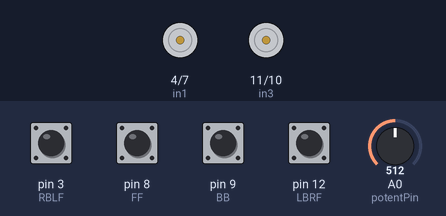
Bench run of a sketch on a simulated Arduino Uno, built with avr-gcc and run on an emulated ATmega328P. Shown: motor-driver pin pairs drawn as motors (green arrow = first pin HIGH = forward, orange = second pin HIGH = backward, longer = more drive, scaled by the enable pin). The inputs (shaded band) are chosen by the test bench; at power-on: pin 3 (RBLF), pin 8 (FF), pin 9 (BB), pin 12 (LBRF) HIGH, A0 (potentPin) = 512.

Above: at 1.2 s.
1.3 s: A0 (potentPin) set to 716
2.8 s: pin 3 (RBLF) pulled LOW for 0.15 s
At 2.87 s:
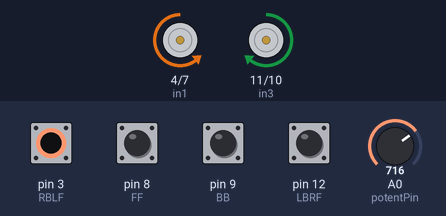
4.4 s: pin 8 (FF) pulled LOW for 0.15 s
At 4.47 s:
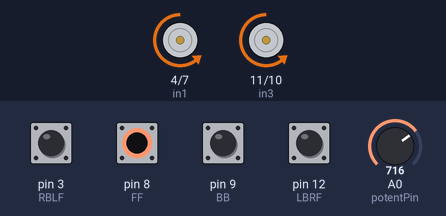
6.0 s: pin 9 (BB) pulled LOW for 0.15 s
At 6.07 s:
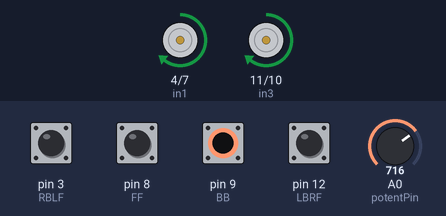
7.6 s: pin 12 (LBRF) pulled LOW for 0.15 s
At 7.67 s:
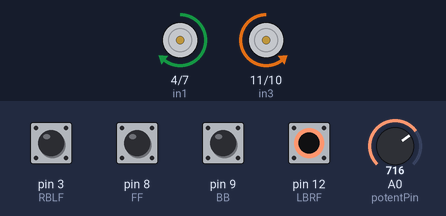
9.2 s: A0 (potentPin) set to 900
Timing chart, 0 to 11.7 s (numbered marks = the images above; inputs shaded):
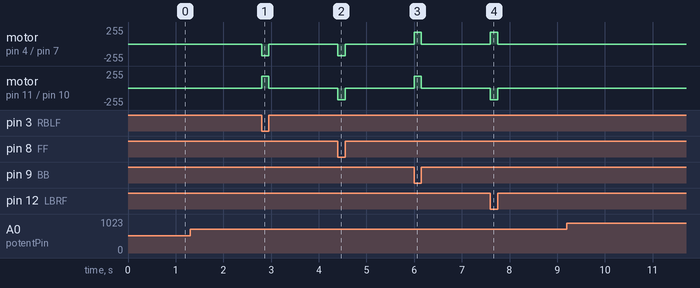

The sketch:

r3_software_training_module1.ino
```cpp
//Vincent Phung R3 Software Training Module

const int potentPin = A0; //Potentiometer pin number

//Dip Switch Pins
const int FF = 8;   //Pin 8, Forward Forward
const int BB = 9;  //Pin 9, Backward Backward
const int LBRF = 12;  //Pin 12, Left Backward Right Forward
const int RBLF = 3;  //Pin 3, Right Backward Left Forward

//Motor A connections
int enA = 6; //pwm enabled
int in1 = 4;
int in2 = 7;

//Motor B connectioins
int enB = 5; //pwm enabled
int in3 = 11;
int in4 = 10;

void setup()
{
  	// Set all the motor control pins to outputs
	pinMode(enA, OUTPUT); //pwm
	pinMode(enB, OUTPUT); //pwm
	pinMode(in1, OUTPUT);
	pinMode(in2, OUTPUT);
	pinMode(in3, OUTPUT);
	pinMode(in4, OUTPUT);

  	// Turn off motors - Initial state
	digitalWrite(in1, LOW);
	digitalWrite(in2, LOW);
	digitalWrite(in3, LOW);
	digitalWrite(in4, LOW);

  	//Set Dip Switch to INPUT_PULLUP
    //This effectively inverts the behavior,
    //where HIGH means the sensor is off,
    //and LOW means the sensor is on

  pinMode(FF, INPUT_PULLUP);
  pinMode(BB, INPUT_PULLUP);
  pinMode(LBRF, INPUT_PULLUP);
  pinMode(RBLF, INPUT_PULLUP);

  //All switches off - Initial state
    digitalWrite(FF, HIGH);
	digitalWrite(BB, HIGH);
	digitalWrite(LBRF, HIGH);
	digitalWrite(RBLF, HIGH);

  //****Testing****
  //Serial.begin(9600);
  //Serial.println("Serial port open");
}

void loop()
{
  int potentValue = analogRead(potentPin); //Potent contains current analog voltage value
  int pwmOutput = map(potentValue,0,1023, 0,255); //Scales it, since pwm is used between 0 to 255
  speedControl(pwmOutput);
  directionControl();
  //5 milliseconds delay for everything to settle
  //before next reading
  delay(5);

  //****Testing****
  //Serial.println(digitalRead(FF));
  //Serial.println(digitalRead(BB));
  //Serial.println(digitalRead(LBRF));
  //Serial.println(digitalRead(RBLF));
}

void directionControl(){
  //Dip Switch Modes

  //Move Forward (Both Motors Moving Forward)
  if (digitalRead(FF) == LOW && digitalRead(BB) == HIGH
      && digitalRead(LBRF) == HIGH && digitalRead(RBLF) == HIGH)
  {
    //Motor A, Forward
    digitalWrite(in1, LOW);
    digitalWrite(in2, HIGH);
    //Motor B, Forward
    digitalWrite(in3, LOW);
    digitalWrite(in4, HIGH);

  }//Move Backwards (Both Motors Moving Backward)
  else if (digitalRead(FF) == HIGH && digitalRead(BB) == LOW
      && digitalRead(LBRF) == HIGH && digitalRead(RBLF) == HIGH){
     //Motor A, Backward
    digitalWrite(in1, HIGH);
    digitalWrite(in2, LOW);
    //Motor B, Backward
    digitalWrite(in3, HIGH);
    digitalWrite(in4, LOW);

  }//Move Left (Move Left Motor Backwards and Right Motor Forwards)
  else if (digitalRead(FF) == HIGH && digitalRead(BB) == HIGH
      && digitalRead(LBRF) == LOW && digitalRead(RBLF) == HIGH){
     //Motor A, Backward
    digitalWrite(in1, HIGH);
    digitalWrite(in2, LOW);
    //Motor B, Forward
    digitalWrite(in3, LOW);
    digitalWrite(in4, HIGH);

  }//Move Right (Move Right Motor Backwards and Left Motor Forwards)
  else if (digitalRead(FF) == HIGH && digitalRead(BB) == HIGH
      && digitalRead(LBRF) == HIGH && digitalRead(RBLF) == LOW){
     //Motor A, FORWARD
    digitalWrite(in1, LOW);
    digitalWrite(in2, HIGH);
    //Motor B, BACKWARD
    digitalWrite(in3, HIGH);
    digitalWrite(in4, LOW);

  } else {
    //If more than one switch is flipped on at a time or all switches off, motors turn/remain off
    digitalWrite(in1, LOW);
	digitalWrite(in2, LOW);
	digitalWrite(in3, LOW);
	digitalWrite(in4, LOW);
  }

}

void speedControl(int pwmOutput){
  analogWrite(enA, pwmOutput);
  analogWrite(enB,pwmOutput);
}
```

Measured:
- after the input at 2.8 s, motor on pin 4 (in1) / pin 7 (in2): stopped → backward 178/255 at once, → stopped 0.15 s later; motor on pin 11 (in3) / pin 10 (in4): stopped → forward 178/255 at once, → stopped 0.15 s later
- after the input at 4.4 s, motor on pin 4 (in1) / pin 7 (in2), motor on pin 11 (in3) / pin 10 (in4): stopped → backward 178/255 at once, → stopped 0.15 s later
- after the input at 6.0 s, motor on pin 4 (in1) / pin 7 (in2), motor on pin 11 (in3) / pin 10 (in4): stopped → forward 178/255 at once, → stopped 0.15 s later
- after the input at 7.6 s, motor on pin 4 (in1) / pin 7 (in2): stopped → forward 178/255 at once, → stopped 0.15 s later; motor on pin 11 (in3) / pin 10 (in4): stopped → backward 178/255 at once, → stopped 0.15 s later
